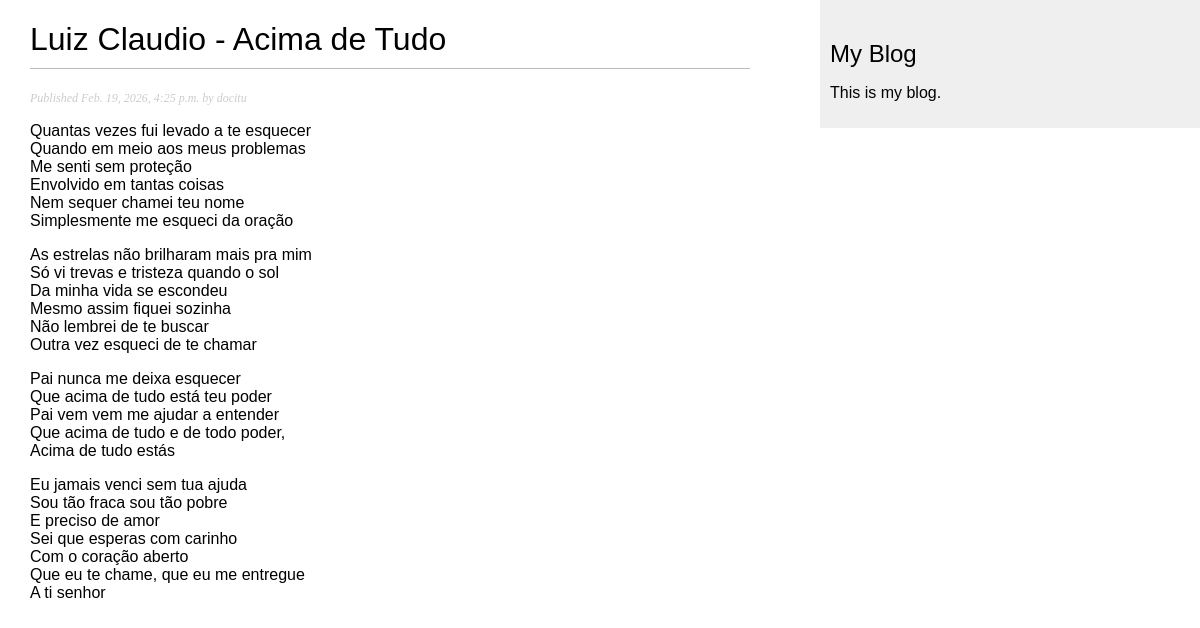
Screenshot of /blog/2026/2/19/luizclaudio/ with the database file from the repository.
### blog/models.py (models this page shows, shortened)
class Post(models.Model):
    class Status (models.TextChoices):
        DRAFT = 'DF', 'Draft'
        PUBLISHED = 'PB', 'Published'
    title = models.CharField(max_length=250)
    slug = models.SlugField(
        max_length=250,
        unique_for_date='publish'
    )
    author = models.ForeignKey(
        settings.AUTH_USER_MODEL,
        on_delete=models.CASCADE,
        related_name='blog_posts'
    )
    body = models.TextField()
    publish = models.DateTimeField(default=timezone.now)
    created = models.DateTimeField(auto_now_add=True)
    updated = models.DateTimeField(auto_now=True)
    status = models.CharField(
        max_length=2,
        choices=Status.choices,
        default=Status.DRAFT
    )
    objects = models.Manager()
    published = PublishedManager()
    class Meta:
        ordering = ['-publish']
        indexes = [
            models.Index(fields=['-publish']),
        ]

### blog/views.py (the view)
# urls.py: path('<int:year>/<int:month>/<int:day>/<slug:post>/', views.post_detail, name='post_detail'),
def post_detail(request, year, month, day, post):
    try:
        post = get_object_or_404(Post, slug=post, status=Post.Status.PUBLISHED, publish__year=year, publish__month=month, publish__day=day)
    except Post.DoesNotExist:
        raise Http404("Post does not exist")
    return render(request, 'blog/post/detail.html', {'post': post})

### blog/templates/blog/post/detail.html (shortened to what this page needs)
{% extends "blog/base.html" %}
{% block content %}
    <h1>{{ post.title }}</h1>
    <p class="date">
    Published {{ post.publish }} by {{ post.author }}
    </p>
    {{ post.body|linebreaks }}
{% endblock %}

### blog/static/blog/css/blog.css (style rules this page uses)
body { margin:0; padding:0; font-family:helvetica, sans-serif; }
h1 { font-weight:normal; border-bottom:1px solid #bbb; padding:0 0 10px 0; }
p.date { color:#ccc; font-family: georgia, serif; font-size: 12px; font-style: italic; }

### rows the page displays
Post: title "Luiz Claudio - Acima de Tudo", publish "Feb. 19, 2026, 4:25 p.m.", author "docitu", body "Quantas vezes fui levado a te esquecer Quando em meio aos meus problemas Me senti sem proteção Envolvido em tantas coisas Nem sequer chamei teu nome Simplesmente me esqueci da oração As estrelas não brilharam mais pra mim Só vi trevas e tristeza quando o sol Da minha vida se escondeu Mesmo assim fiquei sozinha Não lembrei de te buscar Outra vez esqueci de te chamar Pai nunca me deixa esquecer Que acima de tudo está teu poder Pai vem vem me ajudar a entender Que acima de tudo e de todo poder, Acima de tudo estás Eu jamais venci sem tua ajuda Sou tão fraca sou tão pobre E preciso de amor Sei que esperas com carinho Com o coração aberto Que eu te chame, que eu me entregue A ti senhor"
